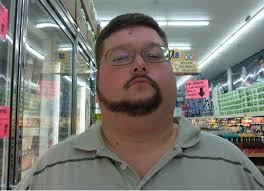
#> input picture Code/nathan/pythawn/fibonacci_beard.jpg, 264 x 191 px
$ python lab_16_image_manipulation.py
#> lines starting #> are read from the running program, lines starting #| are printed output that depends on the picture
from PIL import Image

Image = Image.open('fibonacci_beard.jpg') # must be in same folder
#> Image is the input picture: PIL image 264x191 RGB; mean R, G, B 122.6, 121.7, 116.1
width, height = Image.size
#> width = 264; height = 191
pixels = Image.load()

for i in range(width):
    for j in range(height):
        r, g, b = pixels[i, j]

        r, g, b = int(r), int(g), int(b)

        y = sum([r, g, b])//3

        pixels[i, j] = (y, y, y)

Image.show()
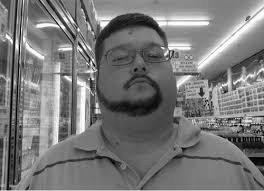
#> shown: PIL image 264x191 RGB; min 0, max 254, mean 119.8

$ run again, with Code/nathan/pythawn/powerful_buffalo.png saved as Code/nathan/pythawn/fibonacci_beard.jpg
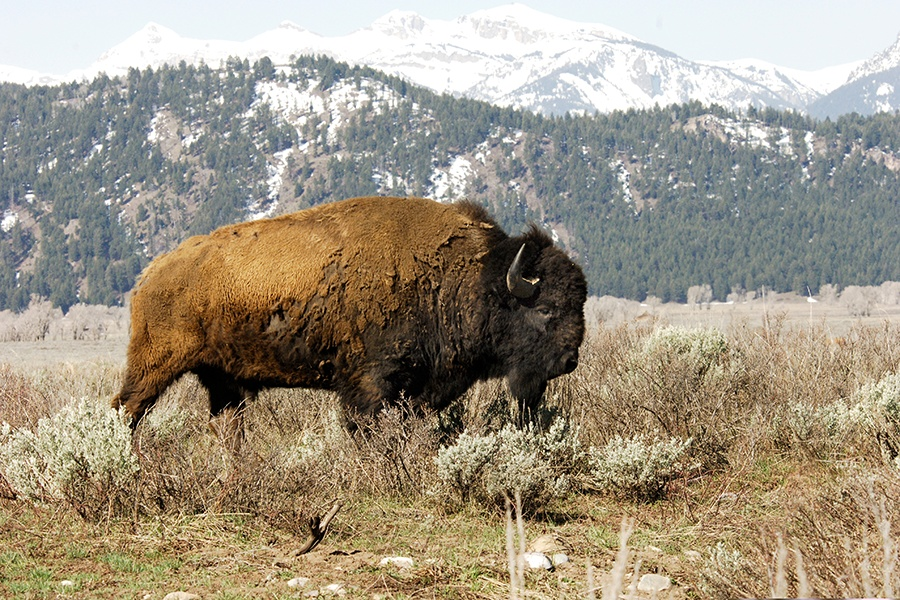
#> input picture Code/nathan/pythawn/powerful_buffalo.png, 900 x 600 px
#> Image is the input picture: PIL image 900x600 RGB; mean R, G, B 159.2, 149.2, 131.2
#> `Image.show()`:
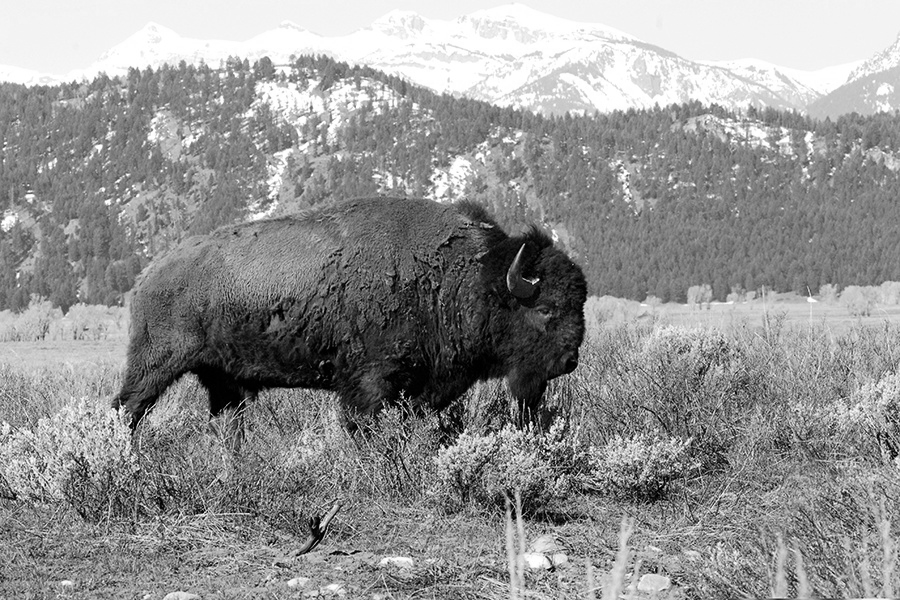
#> shown: PIL image 900x600 RGB; min 0, max 255, mean 146.2
